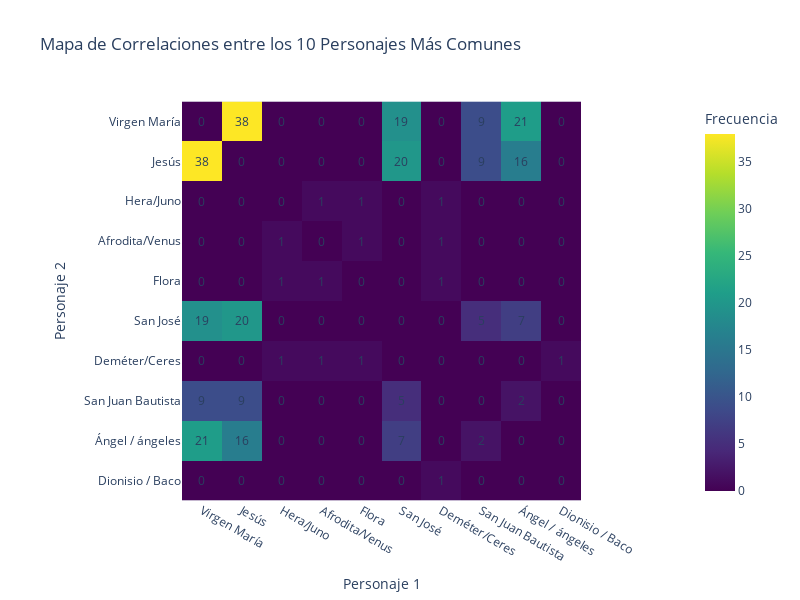

The code cell stored with this chart in its notebook:
### Code cell
# Creamos la matriz de correlaciones
correlation_matrix = pd.DataFrame(0, index=personajes_comunes, columns=personajes_comunes)

for personajes_en_obra in titulo_personajes['Personajes_en_obra']:
    for i in range(len(personajes_en_obra)):
        for j in range(i + 1, len(personajes_en_obra)):
            personaje1 = personajes_en_obra[i]
            personaje2 = personajes_en_obra[j]

            correlation_matrix.at[personaje1, personaje2] += 1
            correlation_matrix.at[personaje2, personaje1] += 1

# Convertimos la matriz a un formato adecuado para Plotly
correlation_matrix_plotly = correlation_matrix.unstack().reset_index()
correlation_matrix_plotly.columns = ['Personaje1', 'Personaje2', 'Frecuencia']

# Creamos el heatmap interactivo con Plotly Express
fig = px.imshow(correlation_matrix.values,
                x=personajes_comunes,
                y=personajes_comunes,
                labels=dict(x="Personaje 1", y="Personaje 2", color="Frecuencia"),
                title='Mapa de Correlaciones entre los 10 Personajes Más Comunes',
                color_continuous_scale="Viridis",
                width=800, height=600)

print(correlation_matrix.values)

# Añadimos el texto de frecuencia a la matriz de correlaciones
annotations = []
for i, row in enumerate(correlation_matrix.values):
    for j, value in enumerate(row):
        annotations.append(dict(text=str(value), x=personajes_comunes[j], y=personajes_comunes[i],
                                xref='x1', yref='y1', showarrow=False))

fig.update_layout(annotations=annotations)


# Mostramos la figura
fig.show()

### Figure 1 — Plotly figure (JSON) as saved in the notebook; plotly's stock layout.template omitted (floating-point values rounded to 4 significant figures)
{"data": [{"coloraxis": "coloraxis", "hovertemplate": "Personaje 1: %{x}<br>Personaje 2: %{y}<br>Frecuencia: %{z}<extra></extra>", "name": "0", "type": "heatmap", "x": ["Virgen María", "Jesús", "Hera/Juno", "Afrodita/Venus", "Flora", "San José", "Deméter/Ceres", "San Juan Bautista", "Ángel / ángeles", "Dionisio / Baco"], "xaxis": "x", "y": ["Virgen María", "Jesús", "Hera/Juno", "Afrodita/Venus", "Flora", "San José", "Deméter/Ceres", "San Juan Bautista", "Ángel / ángeles", "Dionisio / Baco"], "yaxis": "y", "z": [[0, 38, 0, 0, 0, 19, 0, 9, 21, 0], [38, 0, 0, 0, 0, 20, 0, 9, 16, 0], [0, 0, 0, 1, 1, 0, 1, 0, 0, 0], [0, 0, 1, 0, 1, 0, 1, 0, 0, 0], [0, 0, 1, 1, 0, 0, 1, 0, 0, 0], [19, 20, 0, 0, 0, 0, 0, 5, 7, 0], [0, 0, 1, 1, 1, 0, 0, 0, 0, 1], [9, 9, 0, 0, 0, 5, 0, 0, 2, 0], [21, 16, 0, 0, 0, 7, 0, 2, 0, 0], [0, 0, 0, 0, 0, 0, 1, 0, 0, 0]]}], "layout": {"annotations": [{"showarrow": false, "text": "0", "x": "Virgen María", "xref": "x", "y": "Virgen María", "yref": "y"}, {"showarrow": false, "text": "38", "x": "Jesús", "xref": "x", "y": "Virgen María", "yref": "y"}, {"showarrow": false, "text": "0", "x": "Hera/Juno", "xref": "x", "y": "Virgen María", "yref": "y"}, {"showarrow": false, "text": "0", "x": "Afrodita/Venus", "xref": "x", "y": "Virgen María", "yref": "y"}, {"showarrow": false, "text": "0", "x": "Flora", "xref": "x", "y": "Virgen María", "yref": "y"}, {"showarrow": false, "text": "19", "x": "San José", "xref": "x", "y": "Virgen María", "yref": "y"}, {"showarrow": false, "text": "0", "x": "Deméter/Ceres", "xref": "x", "y": "Virgen María", "yref": "y"}, {"showarrow": false, "text": "9", "x": "San Juan Bautista", "xref": "x", "y": "Virgen María", "yref": "y"}, {"showarrow": false, "text": "21", "x": "Ángel / ángeles", "xref": "x", "y": "Virgen María", "yref": "y"}, {"showarrow": false, "text": "0", "x": "Dionisio / Baco", "xref": "x", "y": "Virgen María", "yref": "y"}, {"showarrow": false, "text": "38", "x": "Virgen María", "xref": "x", "y": "Jesús", "yref": "y"}, {"showarrow": false, "text": "0", "x": "Jesús", "xref": "x", "y": "Jesús", "yref": "y"}, {"showarrow": false, "text": "0", "x": "Hera/Juno", "xref": "x", "y": "Jesús", "yref": "y"}, {"showarrow": false, "text": "0", "x": "Afrodita/Venus", "xref": "x", "y": "Jesús", "yref": "y"}, {"showarrow": false, "text": "0", "x": "Flora", "xref": "x", "y": "Jesús", "yref": "y"}, {"showarrow": false, "text": "20", "x": "San José", "xref": "x", "y": "Jesús", "yref": "y"}, {"showarrow": false, "text": "0", "x": "Deméter/Ceres", "xref": "x", "y": "Jesús", "yref": "y"}, {"showarrow": false, "text": "9", "x": "San Juan Bautista", "xref": "x", "y": "Jesús", "yref": "y"}, {"showarrow": false, "text": "16", "x": "Ángel / ángeles", "xref": "x", "y": "Jesús", "yref": "y"}, {"showarrow": false, "text": "0", "x": "Dionisio / Baco", "xref": "x", "y": "Jesús", "yref": "y"}, {"showarrow": false, "text": "0", "x": "Virgen María", "xref": "x", "y": "Hera/Juno", "yref": "y"}, {"showarrow": false, "text": "0", "x": "Jesús", "xref": "x", "y": "Hera/Juno", "yref": "y"}, {"showarrow": false, "text": "0", "x": "Hera/Juno", "xref": "x", "y": "Hera/Juno", "yref": "y"}, {"showarrow": false, "text": "1", "x": "Afrodita/Venus", "xref": "x", "y": "Hera/Juno", "yref": "y"}, {"showarrow": false, "text": "1", "x": "Flora", "xref": "x", "y": "Hera/Juno", "yref": "y"}, {"showarrow": false, "text": "0", "x": "San José", "xref": "x", "y": "Hera/Juno", "yref": "y"}, {"showarrow": false, "text": "1", "x": "Deméter/Ceres", "xref": "x", "y": "Hera/Juno", "yref": "y"}, {"showarrow": false, "text": "0", "x": "San Juan Bautista", "xref": "x", "y": "Hera/Juno", "yref": "y"}, {"showarrow": false, "text": "0", "x": "Ángel / ángeles", "xref": "x", "y": "Hera/Juno", "yref": "y"}, {"showarrow": false, "text": "0", "x": "Dionisio / Baco", "xref": "x", "y": "Hera/Juno", "yref": "y"}, {"showarrow": false, "text": "0", "x": "Virgen María", "xref": "x", "y": "Afrodita/Venus", "yref": "y"}, {"showarrow": false, "text": "0", "x": "Jesús", "xref": "x", "y": "Afrodita/Venus", "yref": "y"}, {"showarrow": false, "text": "1", "x": "Hera/Juno", "xref": "x", "y": "Afrodita/Venus", "yref": "y"}, {"showarrow": false, "text": "0", "x": "Afrodita/Venus", "xref": "x", "y": "Afrodita/Venus", "yref": "y"}, {"showarrow": false, "text": "1", "x": "Flora", "xref": "x", "y": "Afrodita/Venus", "yref": "y"}, {"showarrow": false, "text": "0", "x": "San José", "xref": "x", "y": "Afrodita/Venus", "yref": "y"}, {"showarrow": false, "text": "1", "x": "Deméter/Ceres", "xref": "x", "y": "Afrodita/Venus", "yref": "y"}, {"showarrow": false, "text": "0", "x": "San Juan Bautista", "xref": "x", "y": "Afrodita/Venus", "yref": "y"}, {"showarrow": false, "text": "0", "x": "Ángel / ángeles", "xref": "x", "y": "Afrodita/Venus", "yref": "y"}, {"showarrow": false, "text": "0", "x": "Dionisio / Baco", "xref": "x", "y": "Afrodita/Venus", "yref": "y"}, {"showarrow": false, "text": "0", "x": "Virgen María", "xref": "x", "y": "Flora", "yref": "y"}, {"showarrow": false, "text": "0", "x": "Jesús", "xref": "x", "y": "Flora", "yref": "y"}, {"showarrow": false, "text": "1", "x": "Hera/Juno", "xref": "x", "y": "Flora", "yref": "y"}, {"showarrow": false, "text": "1", "x": "Afrodita/Venus", "xref": "x", "y": "Flora", "yref": "y"}, {"showarrow": false, "text": "0", "x": "Flora", "xref": "x", "y": "Flora", "yref": "y"}, {"showarrow": false, "text": "0", "x": "San José", "xref": "x", "y": "Flora", "yref": "y"}, {"showarrow": false, "text": "1", "x": "Deméter/Ceres", "xref": "x", "y": "Flora", "yref": "y"}, {"showarrow": false, "text": "0", "x": "San Juan Bautista", "xref": "x", "y": "Flora", "yref": "y"}, {"showarrow": false, "text": "0", "x": "Ángel / ángeles", "xref": "x", "y": "Flora", "yref": "y"}, {"showarrow": false, "text": "0", "x": "Dionisio / Baco", "xref": "x", "y": "Flora", "yref": "y"}, {"showarrow": false, "text": "19", "x": "Virgen María", "xref": "x", "y": "San José", "yref": "y"}, {"showarrow": false, "text": "20", "x": "Jesús", "xref": "x", "y": "San José", "yref": "y"}, {"showarrow": false, "text": "0", "x": "Hera/Juno", "xref": "x", "y": "San José", "yref": "y"}, {"showarrow": false, "text": "0", "x": "Afrodita/Venus", "xref": "x", "y": "San José", "yref": "y"}, {"showarrow": false, "text": "0", "x": "Flora", "xref": "x", "y": "San José", "yref": "y"}, {"showarrow": false, "text": "0", "x": "San José", "xref": "x", "y": "San José", "yref": "y"}, {"showarrow": false, "text": "0", "x": "Deméter/Ceres", "xref": "x", "y": "San José", "yref": "y"}, {"showarrow": false, "text": "5", "x": "San Juan Bautista", "xref": "x", "y": "San José", "yref": "y"}, {"showarrow": false, "text": "7", "x": "Ángel / ángeles", "xref": "x", "y": "San José", "yref": "y"}, {"showarrow": false, "text": "0", "x": "Dionisio / Baco", "xref": "x", "y": "San José", "yref": "y"}, {"showarrow": false, "text": "0", "x": "Virgen María", "xref": "x", "y": "Deméter/Ceres", "yref": "y"}, {"showarrow": false, "text": "0", "x": "Jesús", "xref": "x", "y": "Deméter/Ceres", "yref": "y"}, {"showarrow": false, "text": "1", "x": "Hera/Juno", "xref": "x", "y": "Deméter/Ceres", "yref": "y"}, {"showarrow": false, "text": "1", "x": "Afrodita/Venus", "xref": "x", "y": "Deméter/Ceres", "yref": "y"}, {"showarrow": false, "text": "1", "x": "Flora", "xref": "x", "y": "Deméter/Ceres", "yref": "y"}, {"showarrow": false, "text": "0", "x": "San José", "xref": "x", "y": "Deméter/Ceres", "yref": "y"}, {"showarrow": false, "text": "0", "x": "Deméter/Ceres", "xref": "x", "y": "Deméter/Ceres", "yref": "y"}, {"showarrow": false, "text": "0", "x": "San Juan Bautista", "xref": "x", "y": "Deméter/Ceres", "yref": "y"}, {"showarrow": false, "text": "0", "x": "Ángel / ángeles", "xref": "x", "y": "Deméter/Ceres", "yref": "y"}, {"showarrow": false, "text": "1", "x": "Dionisio / Baco", "xref": "x", "y": "Deméter/Ceres", "yref": "y"}, {"showarrow": false, "text": "9", "x": "Virgen María", "xref": "x", "y": "San Juan Bautista", "yref": "y"}, {"showarrow": false, "text": "9", "x": "Jesús", "xref": "x", "y": "San Juan Bautista", "yref": "y"}, {"showarrow": false, "text": "0", "x": "Hera/Juno", "xref": "x", "y": "San Juan Bautista", "yref": "y"}, {"showarrow": false, "text": "0", "x": "Afrodita/Venus", "xref": "x", "y": "San Juan Bautista", "yref": "y"}, {"showarrow": false, "text": "0", "x": "Flora", "xref": "x", "y": "San Juan Bautista", "yref": "y"}, {"showarrow": false, "text": "5", "x": "San José", "xref": "x", "y": "San Juan Bautista", "yref": "y"}, {"showarrow": false, "text": "0", "x": "Deméter/Ceres", "xref": "x", "y": "San Juan Bautista", "yref": "y"}, {"showarrow": false, "text": "0", "x": "San Juan Bautista", "xref": "x", "y": "San Juan Bautista", "yref": "y"}, {"showarrow": false, "text": "2", "x": "Ángel / ángeles", "xref": "x", "y": "San Juan Bautista", "yref": "y"}, {"showarrow": false, "text": "0", "x": "Dionisio / Baco", "xref": "x", "y": "San Juan Bautista", "yref": "y"}, {"showarrow": false, "text": "21", "x": "Virgen María", "xref": "x", "y": "Ángel / ángeles", "yref": "y"}, {"showarrow": false, "text": "16", "x": "Jesús", "xref": "x", "y": "Ángel / ángeles", "yref": "y"}, {"showarrow": false, "text": "0", "x": "Hera/Juno", "xref": "x", "y": "Ángel / ángeles", "yref": "y"}, {"showarrow": false, "text": "0", "x": "Afrodita/Venus", "xref": "x", "y": "Ángel / ángeles", "yref": "y"}, {"showarrow": false, "text": "0", "x": "Flora", "xref": "x", "y": "Ángel / ángeles", "yref": "y"}, {"showarrow": false, "text": "7", "x": "San José", "xref": "x", "y": "Ángel / ángeles", "yref": "y"}, {"showarrow": false, "text": "0", "x": "Deméter/Ceres", "xref": "x", "y": "Ángel / ángeles", "yref": "y"}, {"showarrow": false, "text": "2", "x": "San Juan Bautista", "xref": "x", "y": "Ángel / ángeles", "yref": "y"}, {"showarrow": false, "text": "0", "x": "Ángel / ángeles", "xref": "x", "y": "Ángel / ángeles", "yref": "y"}, {"showarrow": false, "text": "0", "x": "Dionisio / Baco", "xref": "x", "y": "Ángel / ángeles", "yref": "y"}, {"showarrow": false, "text": "0", "x": "Virgen María", "xref": "x", "y": "Dionisio / Baco", "yref": "y"}, {"showarrow": false, "text": "0", "x": "Jesús", "xref": "x", "y": "Dionisio / Baco", "yref": "y"}, {"showarrow": false, "text": "0", "x": "Hera/Juno", "xref": "x", "y": "Dionisio / Baco", "yref": "y"}, {"showarrow": false, "text": "0", "x": "Afrodita/Venus", "xref": "x", "y": "Dionisio / Baco", "yref": "y"}, {"showarrow": false, "text": "0", "x": "Flora", "xref": "x", "y": "Dionisio / Baco", "yref": "y"}, {"showarrow": false, "text": "0", "x": "San José", "xref": "x", "y": "Dionisio / Baco", "yref": "y"}, {"showarrow": false, "text": "1", "x": "Deméter/Ceres", "xref": "x", "y": "Dionisio / Baco", "yref": "y"}, {"showarrow": false, "text": "0", "x": "San Juan Bautista", "xref": "x", "y": "Dionisio / Baco", "yref": "y"}, {"showarrow": false, "text": "0", "x": "Ángel / ángeles", "xref": "x", "y": "Dionisio / Baco", "yref": "y"}, {"showarrow": false, "text": "0", "x": "Dionisio / Baco", "xref": "x", "y": "Dionisio / Baco", "yref": "y"}], "coloraxis": {"colorbar": {"title": {"text": "Frecuencia"}}, "colorscale": [[0, "#440154"], [0.1111, "#482878"], [0.2222, "#3e4989"], [0.3333, "#31688e"], [0.4444, "#26828e"], [0.5556, "#1f9e89"], [0.6667, "#35b779"], [0.7778, "#6ece58"], [0.8889, "#b5de2b"], [1, "#fde725"]]}, "height": 600, "title": {"text": "Mapa de Correlaciones entre los 10 Personajes Más Comunes"}, "width": 800, "xaxis": {"anchor": "y", "constrain": "domain", "domain": [0, 1], "scaleanchor": "y", "title": {"text": "Personaje 1"}}, "yaxis": {"anchor": "x", "autorange": "reversed", "constrain": "domain", "domain": [0, 1], "title": {"text": "Personaje 2"}}}}
